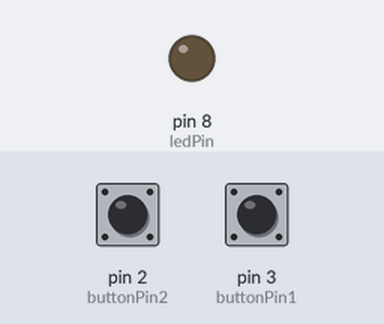
A sketch run on a simulated Arduino Uno, built with avr-gcc and run on an emulated ATmega328P. Shown: output pins drawn as LEDs (lit = HIGH). Dashed ring = blinking. The inputs (shaded band) are chosen by the test bench; at power-on: pin 2 (buttonPin2) HIGH, pin 3 (buttonPin1) HIGH.

Above: at 1.2 s.
1.3 s: pin 2 (buttonPin2) pulled LOW for 0.15 s
At 1.45 s:
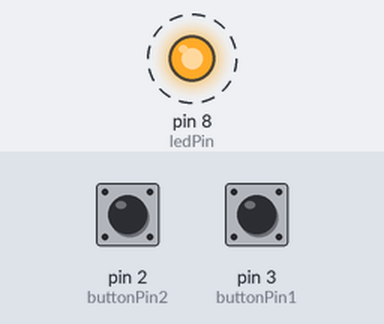
4.3 s: pin 3 (buttonPin1) pulled LOW for 0.15 s
At 6.0 s:
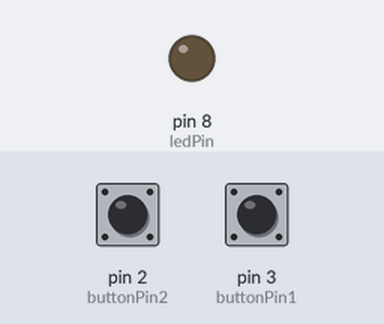
7.3 s: pin 2 (buttonPin2) pulled LOW for 1 s
At 7.45 s:
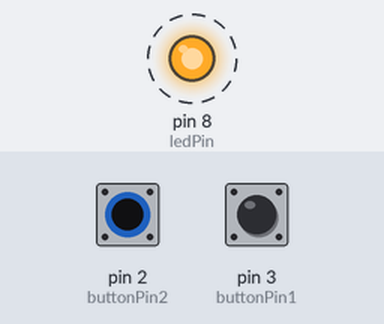
10.3 s: pin 2 (buttonPin2) pulled LOW for 3.2 s
At 12.3 s:
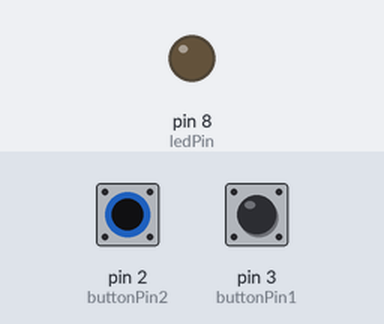
Timing chart, 0 to 13.8 s (numbered marks = the images above; inputs shaded):
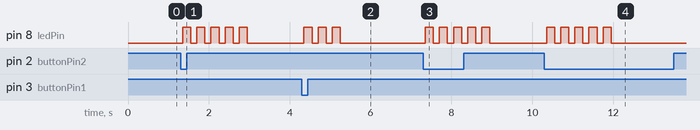

The sketch:

POC_7.1.2.ino
```cpp
const int ledPin = 8;
const int buttonPin1 = 3;
const int buttonPin2 = 2;

int buttonState1 = HIGH;
int buttonState2 = HIGH;
int buttonPrevious1 = HIGH;
int buttonPrevious2 = HIGH;

unsigned long lastDbTime = 0;
unsigned long dbDelay = 50;

void setup() {
    pinMode (buttonPin1, INPUT_PULLUP);
    pinMode (buttonPin2, INPUT_PULLUP);
    pinMode (ledPin, OUTPUT);
}

// als de waarde aantal 3 is, knippert de LED 3x. En als de waarde 5 is, knippert de LED 5x
void buttonPress(int aantal) {
    for (int knipper = 0; knipper < aantal; knipper++) {
        digitalWrite (ledPin, HIGH);
        delay(200);
        digitalWrite (ledPin, LOW);
        delay(150);
    }
}

// Als button 1 wordt ingedrukt, wordt deze function uitgevoerd
void button1() {
    // Debounce
    int reading1 = digitalRead(buttonPin1);
    if (reading1 != buttonPrevious1) {
        lastDbTime = millis();
    }

    if ((millis() - lastDbTime) > dbDelay) {
        if (reading1 != buttonState1) {
            buttonState1 = reading1;

            // de buttonPress function hierboven wordt uitgevoerd met de waarde 3 als aantal integer
            if (buttonState1 == LOW) {
                buttonPress(3);
            }
        }
    }
    buttonPrevious1 = reading1;
}

// Als button 2 wordt ingedrukt, runt deze function
void button2() {
    // Debounce
    int reading2 = digitalRead(buttonPin2);
    if (reading2 != buttonPrevious2) {
        lastDbTime = millis();
    }

    if ((millis() - lastDbTime) > dbDelay) {
        if (reading2 != buttonState2) {
            buttonState2 = reading2;

            // De buttonPress function runt met waarde 5 als aantal integer
            if (buttonState2 == LOW) {
                buttonPress(5);
            }
        }
    }
    buttonPrevious2 = reading2;
}

void loop() {
    button1();
    button2();
}
```

Measured:
- after the input at 1.3 s, pin 8 (ledPin): alternates HIGH for 0.20 s and LOW for 0.15 s, 10 changes in all, then stays LOW, starting after 0.05 s
- after the input at 4.3 s, pin 8 (ledPin): alternates HIGH for 0.20 s and LOW for 0.15 s, 6 changes in all, then stays LOW, starting after 0.05 s
- after the input at 7.3 s, pin 8 (ledPin): alternates HIGH for 0.20 s and LOW for 0.15 s, 10 changes in all, then stays LOW, starting after 0.05 s
- after the input at 10.3 s, pin 8 (ledPin): alternates HIGH for 0.20 s and LOW for 0.15 s, 10 changes in all, then stays LOW, starting after 0.05 s
